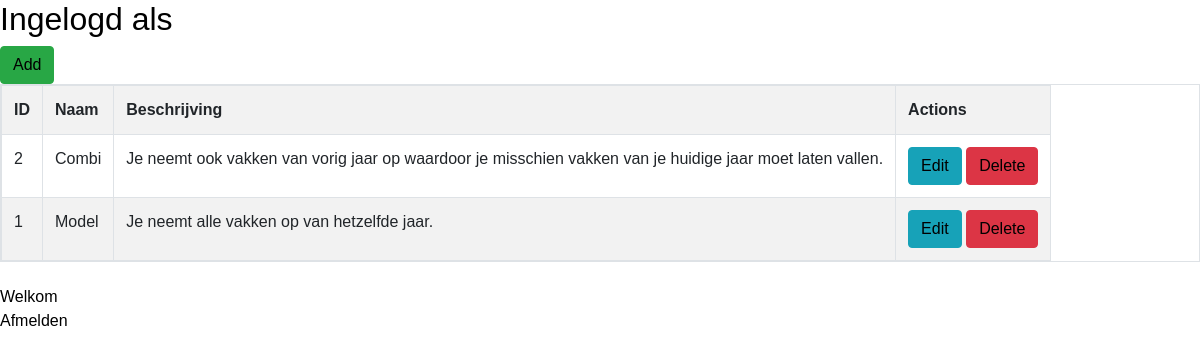
/index.php/traject, run on the app's committed database.
### tables this page shows
CREATE TABLE `traject` (
  `id` int(50) NOT NULL,
  `naam` varchar(255) NOT NULL,
  `beschrijving` varchar(255) NOT NULL
);

### application/controllers/Traject.php (called while the page is built, shortened)
<?php
class Traject extends CI_Controller
{
    public $Traject_model;
    function __construct()
    {
        $this->load->model('Traject_model');
    }
    function index()
    {
        $data['traject'] = $this->Traject_model->get_all_traject();
        $data['_view'] = 'traject/index';
        $this->load->view('layouts/main', $data);
    }
}

### index.php (called while the page is built, shortened)
<?php
require_once BASEPATH.'core/CodeIgniter.php';

### application/models/Traject_model.php (called while the page is built, shortened)
<?php
class Traject_model extends CI_Model
{
    function get_all_traject()
    {
        $this->db->order_by('id', 'desc');
        return $this->db->get('traject')->result_array();
    }
}

### application/views/traject/index.php (the view, shortened to what this page needs)
<h2>Ingelogd als
</h2>
<div class="pull-right">
	<a href="<?php echo site_url('traject/add'); ?>" class="btn btn-success">Add</a>
</div>
<table class="table table-striped table-bordered">
    <tr>
		<th>ID</th>
		<th>Naam</th>
		<th>Beschrijving</th>
		<th>Actions</th>
    </tr>
	<?php foreach($traject as $t){ ?>
    <tr>
		<td><?php echo $t['id']; ?></td>
		<td><?php echo $t['naam']; ?></td>
		<td><?php echo $t['beschrijving']; ?></td>
		<td>
            <a href="<?php echo site_url('traject/edit/'.$t['id']); ?>" class="btn btn-info btn-xs">Edit</a>
            <a href="<?php echo site_url('traject/remove/'.$t['id']); ?>" class="btn btn-danger btn-xs">Delete</a>
        </td>
    </tr>
	<?php } ?>
</table>
Welkom
<?php echo divAnchor('Gebruiker/meldAf', 'Afmelden');?>

### application/css/style.css (style rules this page uses)
body { height: 100%; margin: 0px; padding: 0px; font-family: Verdana, Arial, Helvetica, sans-serif; color: black; background-color: white; }
td { padding-right: 20px; }
table { display: inline-block; }
a:link { color: black; }

### data on the page
traject: id "2", naam "Combi", beschrijving "Je neemt ook vakken van vorig jaar op waardoor je misschien vakken van je huidige jaar moet laten vallen."
traject: id "1", naam "Model", beschrijving "Je neemt alle vakken op van hetzelfde jaar."

### other printed values
anchor($uri, $title, $attributes) "Afmelden"
